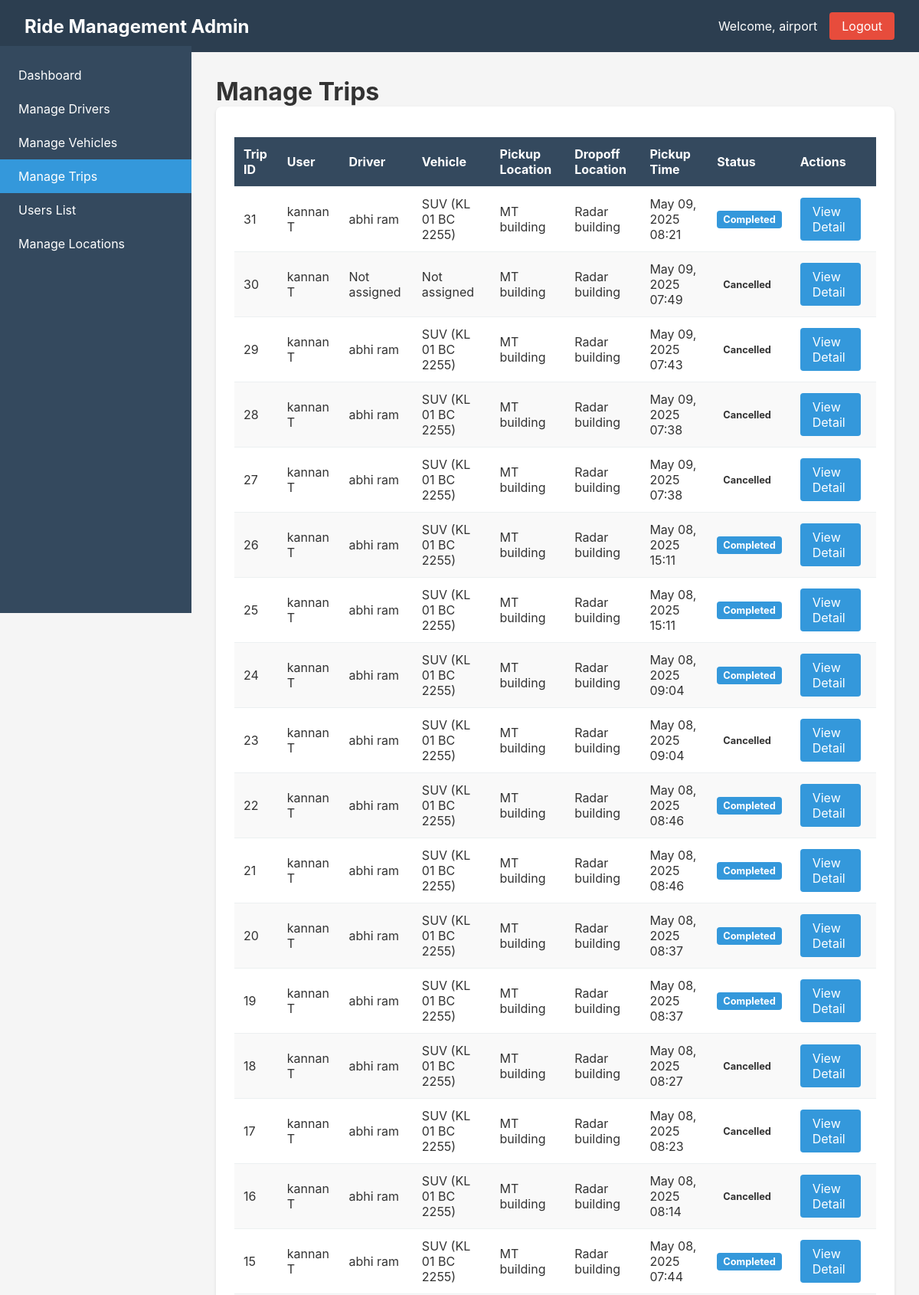
/trips/ (signed in, upper part), run on an earlier commit of the app's database.
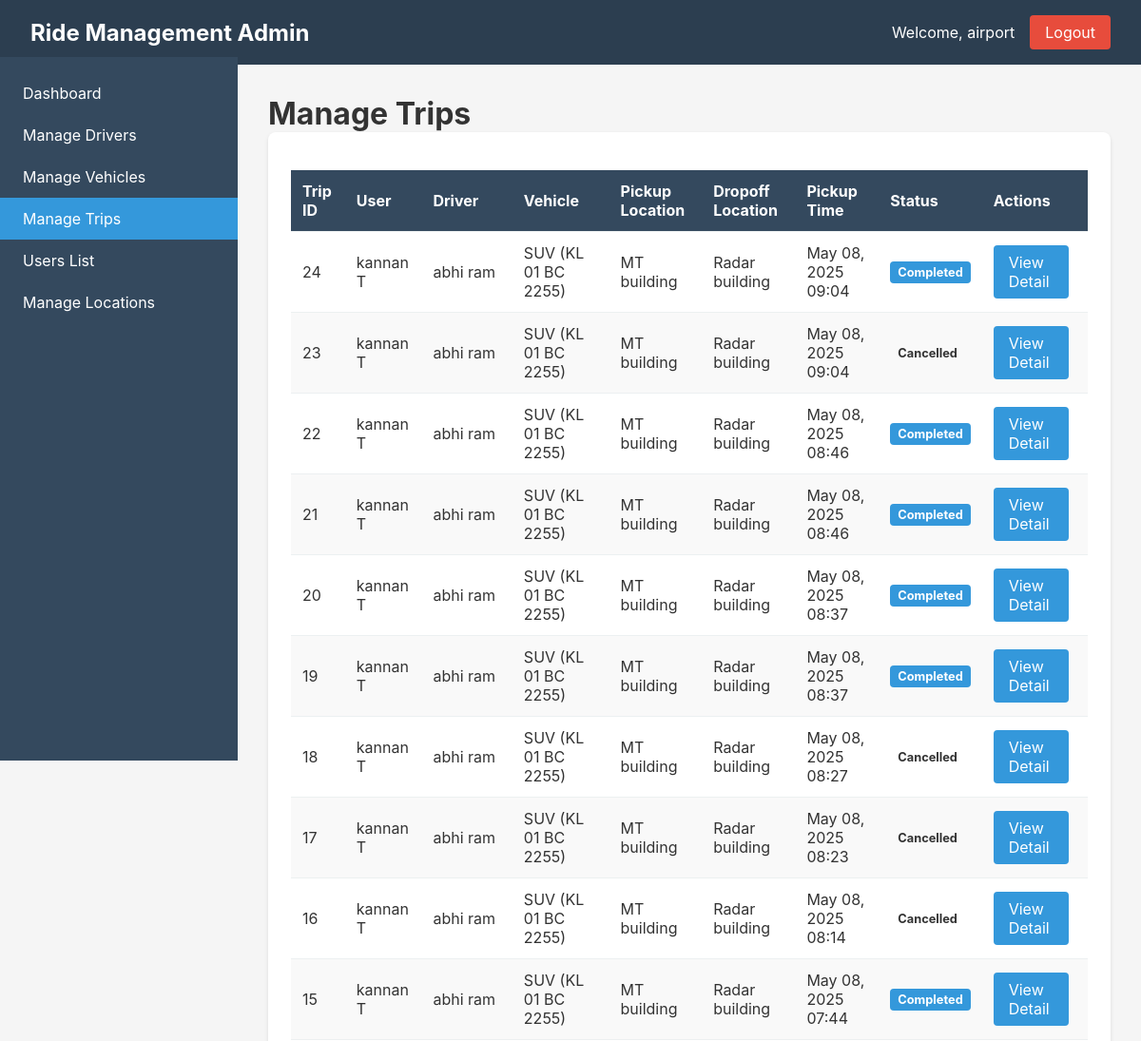
And on a later commit of the database.
### ride_management/models.py (models this page shows, shortened)
class Trip(models.Model):
    user = models.ForeignKey(CustomUser, on_delete=models.SET_NULL, null=True)
    driver = models.ForeignKey(Driver, on_delete=models.SET_NULL, null=True, blank=True)
    vehicle = models.ForeignKey(Vehicle, on_delete=models.SET_NULL, null=True, blank=True)
    pickup_location_text = models.CharField(max_length=255, null=True, blank=True)
    dropoff_location_text = models.CharField(max_length=255, null=True, blank=True)
    pickup_location = models.ForeignKey(Location, on_delete=models.SET_NULL, null=True, related_name='trips_as_pickup')
    dropoff_location = models.ForeignKey(Location, on_delete=models.SET_NULL, null=True, related_name='trips_as_dropoff')
    pickup_time = models.DateTimeField()
    estimated_arrival = models.DateTimeField(null=True, blank=True)
    actual_arrival = models.DateTimeField(null=True, blank=True)
    fare = models.DecimalField(max_digits=10, decimal_places=2, default=150.00)  # Fixed fare
    status = models.CharField(max_length=20, choices=[
        ('pending', 'Pending'),
        ('accepted', 'Accepted'),
        ('in_progress', 'In Progress'),
        ('completed', 'Completed'),
        ('cancelled', 'Cancelled')
    ], default='pending')
    created_at = models.DateTimeField(auto_now_add=True)
    updated_at = models.DateTimeField(auto_now=True)

class CustomUser(AbstractUser):
    USER_TYPE_CHOICES = (
        ('admin', 'Admin'),
        ('user', 'User'),
        ('driver', 'Driver'),
    )
    user_type = models.CharField(max_length=10, choices=USER_TYPE_CHOICES, default='user')
    phone = models.CharField(max_length=15, blank=True)
    class Meta:
        db_table = 'users'

class Driver(models.Model):
    user = models.OneToOneField(CustomUser, on_delete=models.CASCADE)
    license_number = models.CharField(max_length=50)
    license_expiry = models.DateField()
    status = models.CharField(max_length=20, choices=[
        ('active', 'Active'),
        ('inactive', 'Inactive'),
        ('on_trip', 'On Trip')
    ], default='inactive')
    created_at = models.DateTimeField(auto_now_add=True)

class Vehicle(models.Model):
    plate_number = models.CharField(max_length=20, unique=True)
    model = models.CharField(max_length=50)
    year = models.IntegerField()
    color = models.CharField(max_length=30)
    seats = models.IntegerField()
    driver = models.ForeignKey(Driver, on_delete=models.SET_NULL, null=True, blank=True)
    status = models.CharField(max_length=20, choices=[
        ('available', 'Available'),
        ('in_use', 'In Use'),
        ('maintenance', 'Maintenance')
    ], default='available')
    created_at = models.DateTimeField(auto_now_add=True)

class Location(models.Model):
    name = models.CharField(max_length=100)
    address = models.CharField(max_length=255)
    latitude = models.DecimalField(max_digits=9, decimal_places=6, null=True, blank=True)
    longitude = models.DecimalField(max_digits=9, decimal_places=6, null=True, blank=True)
    is_airport = models.BooleanField(default=False)
    is_active = models.BooleanField(default=True)
    created_at = models.DateTimeField(auto_now_add=True)
    def __str__(self):
        return self.name
    class Meta:
        ordering = ['name']

### ride_management/views.py (the view)
# urls.py: path('trips/', views.trips_list, name='trips_list'),
@login_required
def trips_list(request):
    if request.user.user_type != 'admin':
        return redirect('login')
    trips = Trip.objects.all().order_by('-created_at').select_related(
        'user', 'driver__user', 'vehicle'
    )
    for trip in trips:
        if trip.driver and not trip.vehicle:
            vehicle = Vehicle.objects.filter(driver=trip.driver).first()
            if vehicle:
                trip.driver_vehicle = vehicle
    return render(request, 'admin/trips.html', {'trips': trips})

### ride_management/templates/admin/trips.html
{% extends 'base.html' %}
{% block content %}
<h1>Manage Trips</h1>
<div class="card">
  <table class="table">
    <thead>
      <tr>
        <th>Trip ID</th>
        <th>User</th>
        <th>Driver</th>
        <th>Vehicle</th>
        <th>Pickup Location</th>
        <th>Dropoff Location</th>
        <th>Pickup Time</th>
        <th>Status</th>
        <th>Actions</th>
      </tr>
    </thead>
    <tbody>
      {% for trip in trips %}
      <tr>
        <td>{{ trip.id }}</td>
        <td>
          {% if trip.user %}
            {{ trip.user.first_name }} {{ trip.user.last_name }}
          {% else %}
            Guest
          {% endif %}
        </td>
        <td>
          {% if trip.driver %}
            {{ trip.driver.user.first_name }} {{ trip.driver.user.last_name }}
          {% else %}
            Not assigned
          {% endif %}
        </td>
        <td>
          {% if trip.driver and trip.driver.vehicle_set.exists %}
            {% with vehicle=trip.driver.vehicle_set.first %}
              {{ vehicle.model }} ({{ vehicle.plate_number }})
            {% endwith %}
          {% elif trip.vehicle %}
            {{ trip.vehicle.model }} ({{ trip.vehicle.plate_number }})
          {% else %}
            Not assigned
          {% endif %}
        </td>
        <td>{{ trip.pickup_location }}</td>
        <td>{{ trip.dropoff_location }}</td>
        <td>{{ trip.pickup_time|date:"M d, Y H:i" }}</td>
        <td>
          <span class="status-badge status-{{ trip.status }}">
            {{ trip.get_status_display }}
          </span>
        </td>
        <td>
          <a href="{% url 'trip_detail' trip.id %}" class="btn btn-primary">View Detail</a>
        </td>
      </tr>
      {% empty %}
      <tr>
        <td colspan="9" style="text-align: center;">No trips found</td>
      </tr>
      {% endfor %}
    </tbody>
  </table>
</div>
{% endblock %}

What changed in the data, as far as the page shows it:
removed Trip: id "31", user.first_name "kannan", user.last_name "T", driver.user.first_name "abhi", driver.user.last_name "ram", driver.vehicle_set.first.model "SUV", driver.vehicle_set.first.plate_number "KL 01 BC 2255", pickup_location "MT building", dropoff_location "Radar building", pickup_time "May 09, 2025 08:21", status "Completed"
removed Trip: id "30", user.first_name "kannan", user.last_name "T", shows "Not assigned", pickup_location "MT building", dropoff_location "Radar building", pickup_time "May 09, 2025 07:49", status "Cancelled"
removed Trip: id "29", user.first_name "kannan", user.last_name "T", driver.user.first_name "abhi", driver.user.last_name "ram", driver.vehicle_set.first.model "SUV", driver.vehicle_set.first.plate_number "KL 01 BC 2255", pickup_location "MT building", dropoff_location "Radar building", pickup_time "May 09, 2025 07:43", status "Cancelled"
removed Trip: id "28", user.first_name "kannan", user.last_name "T", driver.user.first_name "abhi", driver.user.last_name "ram", driver.vehicle_set.first.model "SUV", driver.vehicle_set.first.plate_number "KL 01 BC 2255", pickup_location "MT building", dropoff_location "Radar building", pickup_time "May 09, 2025 07:38", status "Cancelled"
removed Trip: id "27", user.first_name "kannan", user.last_name "T", driver.user.first_name "abhi", driver.user.last_name "ram", driver.vehicle_set.first.model "SUV", driver.vehicle_set.first.plate_number "KL 01 BC 2255", pickup_location "MT building", dropoff_location "Radar building", pickup_time "May 09, 2025 07:38", status "Cancelled"
removed Trip: id "26", user.first_name "kannan", user.last_name "T", driver.user.first_name "abhi", driver.user.last_name "ram", driver.vehicle_set.first.model "SUV", driver.vehicle_set.first.plate_number "KL 01 BC 2255", pickup_location "MT building", dropoff_location "Radar building", pickup_time "May 08, 2025 15:11", status "Completed"
removed Trip: id "25", user.first_name "kannan", user.last_name "T", driver.user.first_name "abhi", driver.user.last_name "ram", driver.vehicle_set.first.model "SUV", driver.vehicle_set.first.plate_number "KL 01 BC 2255", pickup_location "MT building", dropoff_location "Radar building", pickup_time "May 08, 2025 15:11", status "Completed"
